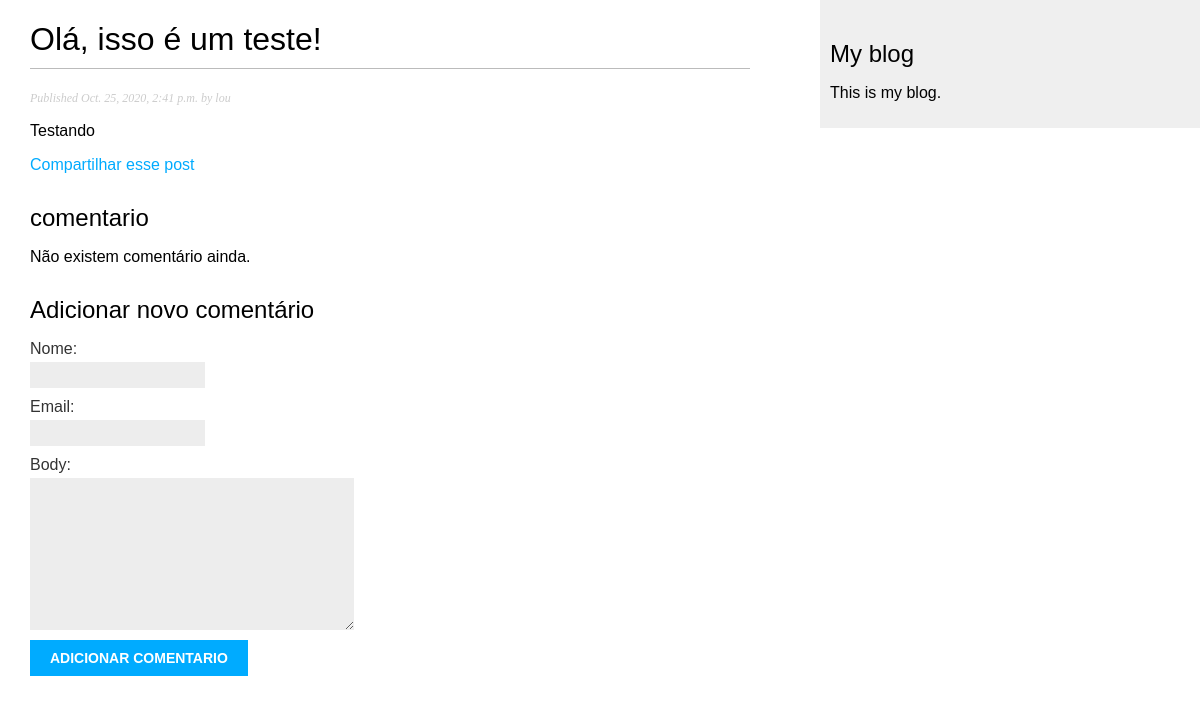
Screenshot of /blog_app/2020/10/25/ola-isso-e-um-teste/ with the database file from the repository.
### blog_app/models.py (models this page shows, shortened)
class Post(models.Model):
    ESCOLHA_STATUS = (
        ('rascunho', 'Rascunho'),
        ('publicado', 'Publicado'),
    )
    titulo = models.CharField(max_length=250) # ESSE CAMPO É PARA O TÍTULO DO POST
    slug = models.SlugField(max_length=250,   # ESSE CAMPO É PARA SER USADO NAS URLS.
                            unique_for_date='publicar') # SLUG É UM RÓTULO QUE CONTEM APENAS LETRAS, NÚMEROS ETC...
    autor = models.ForeignKey(User, # ESSE CAMPO DENIFE  RELAÇÃO many-to-one.
                            on_delete=models.CASCADE, # OU SEJA: CADA POST É ESCRITO POR APENAS UM USUÁRIO
                            related_name='blog_posts') # E UM USUÁRIO PODE ESCREVER QUALQUER NUMERO DE POSTS.
    body = models.TextField() # ESSE É  O CORPO DO POST. É UM CAMPO DE TEXT QUE É ENVIADO PARA A BASE DE DADOS SQL
    publicar = models.DateTimeField(default=timezone.now) # DateTimeField INDICA QUANDO FOI O POST
    criado = models.DateTimeField(auto_now_add=True) # INDICA QUANDO O POST FOI CRIADO
    atualizado = models.DateTimeField(auto_now=True) # INDICA A ULTIMA VEZ QUE O POST FOI ATUALIZADO
    status = models.CharField(max_length=10, # MOSTRA O STATUS DO POST
                                choices=ESCOLHA_STATUS,
                                default='rascunho')
    objetos = models.Manager() # MANAGER PADRÃO
    publicado = AdminPub() # MANAGER PERSONALIZADO
    class Meta: # ESSA CLASSE CONTÉM METADATA. DJANGO ORDENA OS RESULTADOS
        ordering = ('-publicar',) # PELO CAMPO DE PUBLICAÇÃO EM ORDEM DECRESCENTE

### blog_app/views.py (the view)
# urls.py: path('<int:year>/<int:month>/<int:day>/<slug:post>/',views.detalhe_post,name='detalhe_post'),
def detalhe_post(request, year, month, day, post):
    post = get_object_or_404(Post, slug= post,
                                   status='publicado',
                                   publicar__year=year,
                                   publicar__month=month,
                                   publicar__day=day)
    comentarios = post.comentarios.filter(ativo="True")
    novo_comentario = None
    if request.method == 'POST':
        comentario_form = ComentarioForm(data=request.POST)
        if comentario_form.is_valid():
            novo_comentario = comentario_form.save(commit=False)
            novo_comentario.post = post
            novo_comentario.save()
    else:
        comentario_form = ComentarioForm
    return render(request,'blog_app/post/detalhe.html',{'post': post,
                                                        'comentarios':comentarios,
                                                        'novo_comentario': novo_comentario,
                                                        'comentario_form': comentario_form})

### blog_app/templates/blog_app/post/detalhe.html (shortened to what this page needs)
{% extends "blog_app/base.html" %}
{% block content %}
<h1>{{ post.titulo }}</h1>
<p class="date">
  Published {{ post.publicar }} by {{ post.autor }}
</p>
{{ post.body|linebreaks }}
<p>
  <a href="{% url "blog_app:post_compartilhar" post.id %}">
    Compartilhar esse post
  </a>
</p>
{% with comments.count as total_comments %}
<h2>
{{ total_comments }} comentario {{ total_comments|pluralize }}
</h2>
{% endwith %}
{% for comentario in comentarios %}
<div class="comentario">
  <p class="info">
    Comentario {{ forloop.counter }} by {{ comentario.nome }}
    {{ comentario.criado }}
  </p>
  {{ comentario.body|linebreaks }}
</div>
{% empty %}
  <p>Não existem comentário ainda.</p>
{% endfor %}
{% if novo_comentario %}
  <h2>Seu comentário foi adicionado</h2>
{% else %}
  <h2>Adicionar novo comentário</h2>
  <form method="post">
    {{ comentario_form.as_p }}
    <p><input type="submit" value="Adicionar comentario" ></p>
  </form>
{% endif %}
{% endblock %}

### blog_app/static/blog_app/css/blog.css (style rules this page uses)
body { margin:0; padding:0; font-family:helvetica, sans-serif; }
a { color:#00abff; text-decoration:none; }
h1 { font-weight:normal; border-bottom:1px solid #bbb; padding:0 0 10px 0; }
h2 { font-weight:normal; margin:30px 0 0; }
p.date { color:#ccc; font-family: georgia, serif; font-size: 12px; font-style: italic; }
label { float:left; clear:both; color:#333; margin-bottom:4px; }
input, textarea { clear:both; float:left; margin:0 0 10px; background:#ededed; border:0; padding:6px 10px; font-size:12px; }
input[type=submit] { font-weight:bold; background:#00abff; color:#fff; padding:10px 20px; font-size:14px; text-transform:uppercase; }

### rows the page displays
Post: titulo "Olá, isso é um teste!", publicar "Oct. 25, 2020, 2:41 p.m.", autor "lou", body "Testando"
